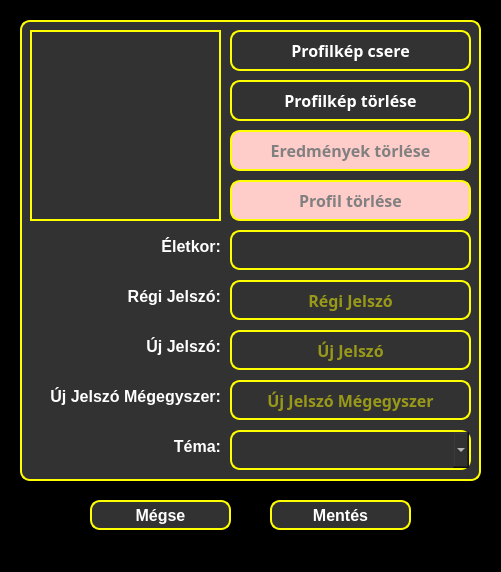
<?xml version="1.0" encoding="UTF-8"?>
<ui version="4.0">
 <class>MainWindow</class>
 <widget class="QMainWindow" name="MainWindow">
  <property name="geometry">
   <rect>
    <x>0</x>
    <y>0</y>
    <width>501</width>
    <height>572</height>
   </rect>
  </property>
  <property name="windowTitle">
   <string>Beállítások</string>
  </property>
  <property name="styleSheet">
   <string notr="true">* {
	background-color: black;
}</string>
  </property>
  <widget class="QWidget" name="centralwidget">
   <widget class="QWidget" name="widget_3" native="true">
    <property name="geometry">
     <rect>
      <x>10</x>
      <y>10</y>
      <width>481</width>
      <height>541</height>
     </rect>
    </property>
    <property name="styleSheet">
     <string notr="true">* {
	background-color: black;
	border-radius: 10px;
	color: white;
	font-size: 16px;
	font-weight: bold;
}</string>
    </property>
    <widget class="QPushButton" name="abortButton">
     <property name="geometry">
      <rect>
       <x>80</x>
       <y>490</y>
       <width>141</width>
       <height>30</height>
      </rect>
     </property>
     <property name="styleSheet">
      <string notr="true">* {
	background-color: rgb(50, 50, 50);
	border: 2px solid yellow;
	border-radius: 10px;
	color: white;
}

*:hover {
	background-color: rgb(20, 20, 20);
	color: yellow;
}</string>
     </property>
     <property name="text">
      <string>Mégse</string>
     </property>
    </widget>
    <widget class="QPushButton" name="saveAndCloseButton">
     <property name="geometry">
      <rect>
       <x>260</x>
       <y>490</y>
       <width>141</width>
       <height>30</height>
      </rect>
     </property>
     <property name="styleSheet">
      <string notr="true">* {
	background-color: rgb(50, 50, 50);
	border: 2px solid yellow;
	border-radius: 10px;
	color: white;
}

*:hover {
	background-color: rgb(20, 20, 20);
	color: yellow;
}</string>
     </property>
     <property name="text">
      <string>Mentés</string>
     </property>
    </widget>
    <widget class="QWidget" name="widget_2" native="true">
     <property name="geometry">
      <rect>
       <x>10</x>
       <y>10</y>
       <width>461</width>
       <height>461</height>
      </rect>
     </property>
     <property name="styleSheet">
      <string notr="true">* {
	background-color: rgb(50, 50, 50);
	border: 2px solid yellow;
	border-radius: 10px;
	color: white;
	font-size: 16px;
	font-weight: bold;
}</string>
     </property>
     <widget class="QFrame" name="profilePicture">
      <property name="geometry">
       <rect>
        <x>10</x>
        <y>10</y>
        <width>191</width>
        <height>191</height>
       </rect>
      </property>
      <property name="styleSheet">
       <string notr="true">border-radius: 0px;</string>
      </property>
      <property name="frameShape">
       <enum>QFrame::StyledPanel</enum>
      </property>
      <property name="frameShadow">
       <enum>QFrame::Raised</enum>
      </property>
     </widget>
     <widget class="QPushButton" name="changeProfilePictureButton">
      <property name="geometry">
       <rect>
        <x>210</x>
        <y>10</y>
        <width>241</width>
        <height>41</height>
       </rect>
      </property>
      <property name="font">
       <font>
        <family>Corbel</family>
        <pointsize>-1</pointsize>
        <bold>true</bold>
       </font>
      </property>
      <property name="styleSheet">
       <string notr="true">* {
	background-color: rgb(50, 50, 50);
	border: 2px solid yellow;
	border-radius: 10px;
	color: white;
}

*:hover {
	background-color: rgb(20, 20, 20);
	color: yellow;
}</string>
      </property>
      <property name="text">
       <string>Profilkép csere</string>
      </property>
     </widget>
     <widget class="QPushButton" name="restoreDefaultResultsButton">
      <property name="geometry">
       <rect>
        <x>210</x>
        <y>110</y>
        <width>241</width>
        <height>41</height>
       </rect>
      </property>
      <property name="font">
       <font>
        <family>Corbel</family>
        <pointsize>-1</pointsize>
        <bold>true</bold>
       </font>
      </property>
      <property name="styleSheet">
       <string notr="true">* {
	background-color: rgb(255, 205, 201);
	color: grey;
}

*:hover {
	background-color: rgb(255, 102, 89);
	color: white;
}</string>
      </property>
      <property name="text">
       <string>Eredmények törlése</string>
      </property>
     </widget>
     <widget class="QPushButton" name="deleteUserProfileButton">
      <property name="geometry">
       <rect>
        <x>210</x>
        <y>160</y>
        <width>241</width>
        <height>41</height>
       </rect>
      </property>
      <property name="font">
       <font>
        <family>Corbel</family>
        <pointsize>-1</pointsize>
        <bold>true</bold>
       </font>
      </property>
      <property name="styleSheet">
       <string notr="true">* {
	background-color: rgb(255, 205, 201);
	color: grey;
}

*:hover {
	background-color: rgb(255, 102, 89);
	color: white;
}</string>
      </property>
      <property name="text">
       <string>Profil törlése</string>
      </property>
     </widget>
     <widget class="QComboBox" name="changeThemeBox">
      <property name="geometry">
       <rect>
        <x>210</x>
        <y>410</y>
        <width>241</width>
        <height>40</height>
       </rect>
      </property>
      <property name="font">
       <font>
        <family>Corbel</family>
        <pointsize>-1</pointsize>
        <bold>true</bold>
       </font>
      </property>
      <property name="styleSheet">
       <string notr="true">* {
	background-color: rgb(50, 50, 50);
}</string>
      </property>
      <property name="editable">
       <bool>true</bool>
      </property>
      <property name="currentText">
       <string/>
      </property>
      <property name="placeholderText">
       <string/>
      </property>
      <property name="frame">
       <bool>true</bool>
      </property>
     </widget>
     <widget class="QPushButton" name="deleteProfilePictureButton">
      <property name="geometry">
       <rect>
        <x>210</x>
        <y>60</y>
        <width>241</width>
        <height>41</height>
       </rect>
      </property>
      <property name="font">
       <font>
        <family>Corbel</family>
        <pointsize>-1</pointsize>
        <bold>true</bold>
       </font>
      </property>
      <property name="styleSheet">
       <string notr="true">* {
	background-color: rgb(50, 50, 50);
	border: 2px solid yellow;
	border-radius: 10px;
	color: white;
}

*:hover {
	background-color: rgb(20, 20, 20);
	color: yellow;
}</string>
      </property>
      <property name="text">
       <string>Profilkép törlése</string>
      </property>
     </widget>
     <widget class="QLineEdit" name="changeUserAge">
      <property name="geometry">
       <rect>
        <x>210</x>
        <y>210</y>
        <width>241</width>
        <height>40</height>
       </rect>
      </property>
      <property name="styleSheet">
       <string notr="true">* {
	background-color: rgb(50, 50, 50);
	color: white;
}

*:hover {
	background-color: rgb(20, 20, 20);
	color: white;
}</string>
      </property>
      <property name="text">
       <string/>
      </property>
      <property name="echoMode">
       <enum>QLineEdit::Normal</enum>
      </property>
      <property name="alignment">
       <set>Qt::AlignCenter</set>
      </property>
      <property name="placeholderText">
       <string/>
      </property>
     </widget>
     <widget class="QLineEdit" name="oldPassword">
      <property name="geometry">
       <rect>
        <x>210</x>
        <y>260</y>
        <width>241</width>
        <height>40</height>
       </rect>
      </property>
      <property name="font">
       <font>
        <family>Corbel</family>
        <pointsize>-1</pointsize>
        <bold>true</bold>
       </font>
      </property>
      <property name="autoFillBackground">
       <bool>false</bool>
      </property>
      <property name="styleSheet">
       <string notr="true">* {
	background-color: rgb(50, 50, 50);
	color: yellow;
}

*:hover {
	background-color: rgb(20, 20, 20);
	color: yellow;
}</string>
      </property>
      <property name="echoMode">
       <enum>QLineEdit::Password</enum>
      </property>
      <property name="alignment">
       <set>Qt::AlignCenter</set>
      </property>
      <property name="placeholderText">
       <string>Régi Jelszó</string>
      </property>
     </widget>
     <widget class="QLineEdit" name="newPassword1">
      <property name="geometry">
       <rect>
        <x>210</x>
        <y>310</y>
        <width>241</width>
        <height>40</height>
       </rect>
      </property>
      <property name="font">
       <font>
        <family>Corbel</family>
        <pointsize>-1</pointsize>
        <bold>true</bold>
       </font>
      </property>
      <property name="autoFillBackground">
       <bool>false</bool>
      </property>
      <property name="styleSheet">
       <string notr="true">* {
	background-color: rgb(50, 50, 50);
	color: yellow;
}

*:hover {
	background-color: rgb(20, 20, 20);
	color: yellow;
}</string>
      </property>
      <property name="echoMode">
       <enum>QLineEdit::Password</enum>
      </property>
      <property name="alignment">
       <set>Qt::AlignCenter</set>
      </property>
      <property name="placeholderText">
       <string>Új Jelszó</string>
      </property>
     </widget>
     <widget class="QLineEdit" name="newPassword2">
      <property name="geometry">
       <rect>
        <x>210</x>
        <y>360</y>
        <width>241</width>
        <height>40</height>
       </rect>
      </property>
      <property name="font">
       <font>
        <family>Corbel</family>
        <pointsize>-1</pointsize>
        <bold>true</bold>
       </font>
      </property>
      <property name="autoFillBackground">
       <bool>false</bool>
      </property>
      <property name="styleSheet">
       <string notr="true">* {
	background-color: rgb(50, 50, 50);
	color: yellow;
}

*:hover {
	background-color: rgb(20, 20, 20);
	color: yellow;
}</string>
      </property>
      <property name="echoMode">
       <enum>QLineEdit::Password</enum>
      </property>
      <property name="alignment">
       <set>Qt::AlignCenter</set>
      </property>
      <property name="placeholderText">
       <string>Új Jelszó Mégegyszer</string>
      </property>
     </widget>
     <widget class="QLabel" name="userAgeLabel">
      <property name="geometry">
       <rect>
        <x>10</x>
        <y>217</y>
        <width>191</width>
        <height>31</height>
       </rect>
      </property>
      <property name="layoutDirection">
       <enum>Qt::LeftToRight</enum>
      </property>
      <property name="styleSheet">
       <string notr="true">*{
	color: white;
	border: none;
}</string>
      </property>
      <property name="text">
       <string>Életkor:</string>
      </property>
      <property name="alignment">
       <set>Qt::AlignRight</set>
      </property>
     </widget>
     <widget class="QLabel" name="oldPasswordLabel">
      <property name="geometry">
       <rect>
        <x>10</x>
        <y>267</y>
        <width>191</width>
        <height>31</height>
       </rect>
      </property>
      <property name="layoutDirection">
       <enum>Qt::LeftToRight</enum>
      </property>
      <property name="styleSheet">
       <string notr="true">*{
	color: white;
	border: none;
}</string>
      </property>
      <property name="text">
       <string>Régi Jelszó:</string>
      </property>
      <property name="alignment">
       <set>Qt::AlignRight</set>
      </property>
     </widget>
     <widget class="QLabel" name="newPassword1Label">
      <property name="geometry">
       <rect>
        <x>10</x>
        <y>317</y>
        <width>191</width>
        <height>31</height>
       </rect>
      </property>
      <property name="layoutDirection">
       <enum>Qt::LeftToRight</enum>
      </property>
      <property name="styleSheet">
       <string notr="true">*{
	color: white;
	border: none;
}</string>
      </property>
      <property name="text">
       <string>Új Jelszó:</string>
      </property>
      <property name="alignment">
       <set>Qt::AlignRight</set>
      </property>
     </widget>
     <widget class="QLabel" name="newPassword2Label">
      <property name="geometry">
       <rect>
        <x>10</x>
        <y>367</y>
        <width>191</width>
        <height>31</height>
       </rect>
      </property>
      <property name="layoutDirection">
       <enum>Qt::LeftToRight</enum>
      </property>
      <property name="styleSheet">
       <string notr="true">*{
	color: white;
	border: none;
}</string>
      </property>
      <property name="text">
       <string>Új Jelszó Mégegyszer:</string>
      </property>
      <property name="alignment">
       <set>Qt::AlignRight</set>
      </property>
     </widget>
     <widget class="QLabel" name="themeLabel">
      <property name="geometry">
       <rect>
        <x>10</x>
        <y>417</y>
        <width>191</width>
        <height>31</height>
       </rect>
      </property>
      <property name="layoutDirection">
       <enum>Qt::LeftToRight</enum>
      </property>
      <property name="styleSheet">
       <string notr="true">*{
	color: white;
	border: none;
}</string>
      </property>
      <property name="text">
       <string>Téma:</string>
      </property>
      <property name="alignment">
       <set>Qt::AlignRight</set>
      </property>
     </widget>
    </widget>
   </widget>
  </widget>
  <widget class="QStatusBar" name="statusbar"/>
 </widget>
 <resources/>
 <connections/>
</ui>
